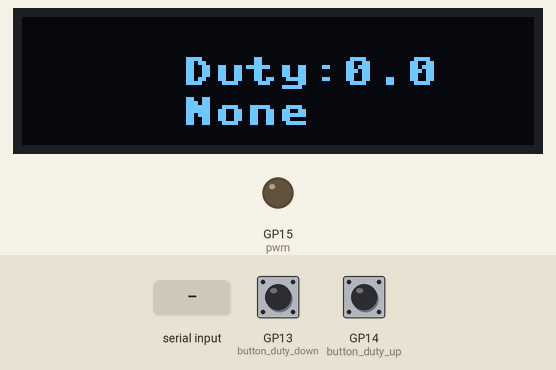
This program was run on a simulated Raspberry Pi Pico running MicroPython. Parts: 128×32 one-colour display, output pins drawn as LEDs (lit = HIGH). The test bench sets the inputs (shaded band); at power-on: GP14 (button_duty_up) HIGH, GP13 (button_duty_down) HIGH. Pins used as bus, display or sensor lines are not drawn; what the program prints to the serial console is not drawn.

Above: at 1.2 s.
1.3 s: GP14 (button_duty_up) pulled LOW for 0.4 s
At 2.6 s:
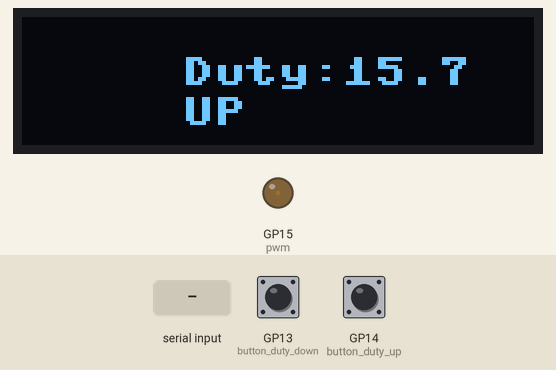
4.3 s: GP13 (button_duty_down) pulled LOW for 0.4 s
At 4.52 s:
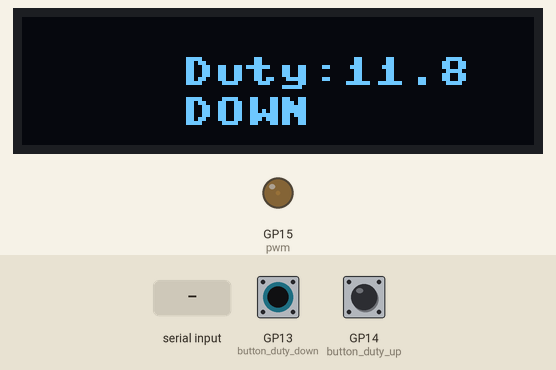
6.2 s: "up\n" received over the second serial link
At 7.2 s:
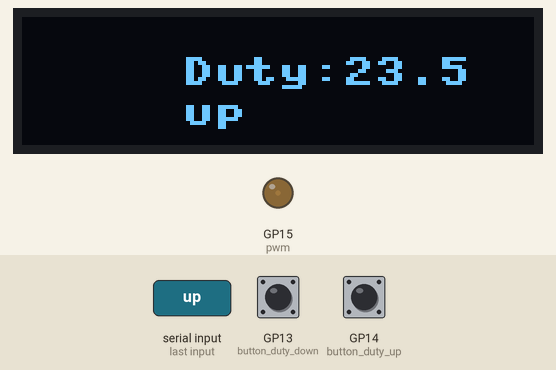
7.7 s: "down\n" received over the second serial link
At 8.4 s:
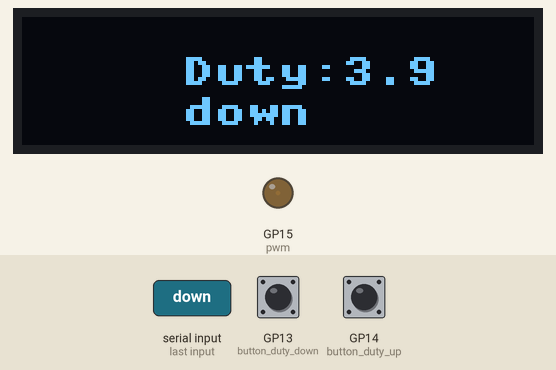
9.2 s: "shut down\n" received over the second serial link
At 9.8 s:
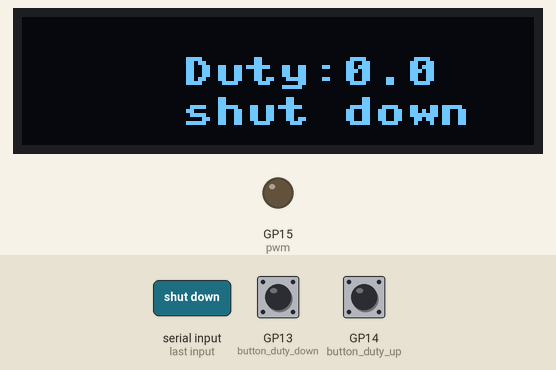
10.8 s: "1\n" received over the second serial link
At 11.6 s:
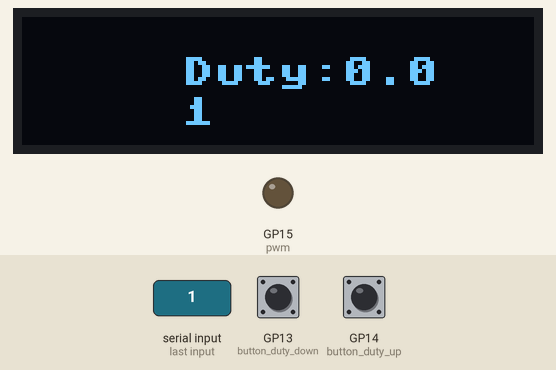
Timing chart, 0 to 13.4 s (numbered marks = the images above; inputs shaded):
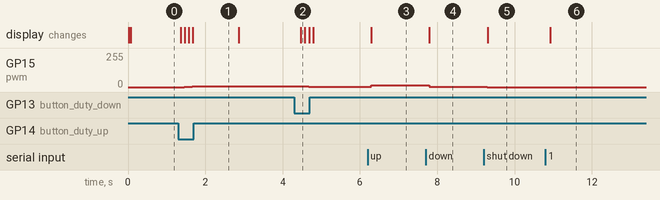

Measured:
- after the input at 1.3 s, GP15 (pwm): 0/255 → 1/255 after 0.16 s, → 2/255 0.10 s later, → 4/255 0.10 s later, → 6/255 1.2 s later; the display: first changes after 0.06 s (image 1 shows a later state)
- after the input at 4.3 s, GP15 (pwm): 6/255 → 4/255 after 0.27 s, → 2/255 0.10 s later, → 1/255 0.10 s later; the display: changes after 0.17 s (image 2)
- after the input at 6.2 s, GP15 (pwm): 1/255 → 14/255 after 0.09 s; the display: changes after 0.09 s (image 3)
- after the input at 7.7 s, GP15 (pwm): 14/255 → 1/255 after 0.09 s; the display: changes after 0.10 s (image 4)
- after the input at 9.2 s, GP15 (pwm): 1/255 → 0/255 after 0.10 s; the display: changes after 0.10 s (image 5)
- after the input at 10.8 s, the display: changes after 0.12 s (image 6)

The program:

main.py
```python
# 라즈베리파이와 연결된 블루투스 MAC 주소-> C8:FD:19:91:14:F8
import uasyncio as asyncio
from machine import UART, Pin, Timer, SPI, PWM
from ssd1306 import SSD1306_SPI
import json
import sys
import time

# Hardware Setup
pwm = PWM(Pin(15)) # LED = 15번
pwm.freq(1000) # PWM 주파수 설정.
duty = 0 # LED 밝기.
button_duty_up = Pin(14, Pin.IN, Pin.PULL_UP)
button_duty_down = Pin(13, Pin.IN, Pin.PULL_UP)
btn_stat = "None"

# Communication setup
uart_bluetooth = UART(1, baudrate=9600, tx=Pin(4), rx=Pin(5))   #Bluetooth UART
uart_usb = UART(0,baudrate=9600) # PC Connected UART

# Display Setup
spi = SPI(0, 100000, mosi=Pin(19), sck=Pin(18))
oled = SSD1306_SPI(128, 32, spi, Pin(17), Pin(20), Pin(16))
oled_text = 'None'
oled_bluetooth = False

async def send_status_to_pc():
    """Send status updates to PC via USB"""
    global duty, btn_stat, oled_text
    while True:
        try:
        #Create status message
            status = {
                "pwm_duty": duty,
                "pwm_percent" : round(duty/255*100, 2),
                "button_status": btn_stat,
                "bluetooth_data": oled_text
            }
            uart_usb.write(b"TEST MESSAGE\r\n")

            # JSON 문자열로 변환한 후 CRLF 추가
            message = json.dumps(status) + "\r\n"
            uart_usb.write(message)
            print(f"{message.strip()}")
            time.sleep(1)
        except Exception as e:
            print("Error sending to PC: ", e)

        await asyncio.sleep(0.5)

async def bluetooth_communication():
    global oled_text, oled_bluetooth, duty
    while True:
        if uart_bluetooth.any():
            try:
                data_received = uart_bluetooth.read()
                if data_received is not None:
                    data_received = data_received.decode('utf-8').strip()  # decode the received data
                    uart_bluetooth.write(("Echo: " + data_received + "\n").encode())  # echo the received data back
                    oled_text=data_received
                    if oled_text == "up":
                        duty += 50
                    elif oled_text == "down":
                        duty -= 50
                    elif oled_text == "shut down":
                        duty = 0

                    oled_bluetooth = True # OLED 에 블루투스로 송신받는 데이터를 보이게 함.
            except UnicodeError:
                print("Received non-UTF-8 data")
        await asyncio.sleep(0.1)

#pwm 범위를 제한하기 위한 기능을 추가함.
async def pwm_led():
    global duty, pwm
    while True:
        duty=max(0,min(255,duty)) # 0~255 사이로 조정
        # 제곱을 하는 이유는 변화를 인식할 수 있게 하기 위함. 제곱을 안해버리면 너무 차이가 안난다.
        pwm.duty_u16(duty * duty)
        await asyncio.sleep(0.1)

async def button_monitor():
    global duty, oled_bluetooth, btn_stat
    while True:
        old_btn_stat = btn_stat
        if button_duty_up.value() == 0:
            btn_stat = "UP"
            duty = duty+10
            oled_bluetooth = False # OLED에 Button status 를 출력.
        elif button_duty_down.value() == 0:
            btn_stat = "DOWN"
            duty = duty-10
            oled_bluetooth = False # OLED에 Button status 를 출력.
        else:
            btn_stat = "None"
        await asyncio.sleep(0.1)

async def oled_display():
    global duty, oled_text, oled_bluetooth, btn_stat
    while True:
        duty_str = str(round(duty/255*100, 1))
        oled.fill(0)
        # oled (텍스트,수평,수직)
        oled.text("Duty:",40,10)
        oled.text(duty_str, 80, 10)
        # oled text 공간이 모자라서 2가지를 경우에 따라 나눠 써야한다.
        if oled_bluetooth:
            oled.text(oled_text,40,20)
        else :
            oled.text(btn_stat,40,20)
        oled.show()
        await asyncio.sleep_ms(10)

async def main():
    print("Starting main program")
    await asyncio.gather(
        bluetooth_communication(),
        pwm_led(),
        button_monitor(),
        oled_display(),
        send_status_to_pc()
    )

uart_usb.write(b"PICO INITIALIZED\r\n")
asyncio.run(main())
```
